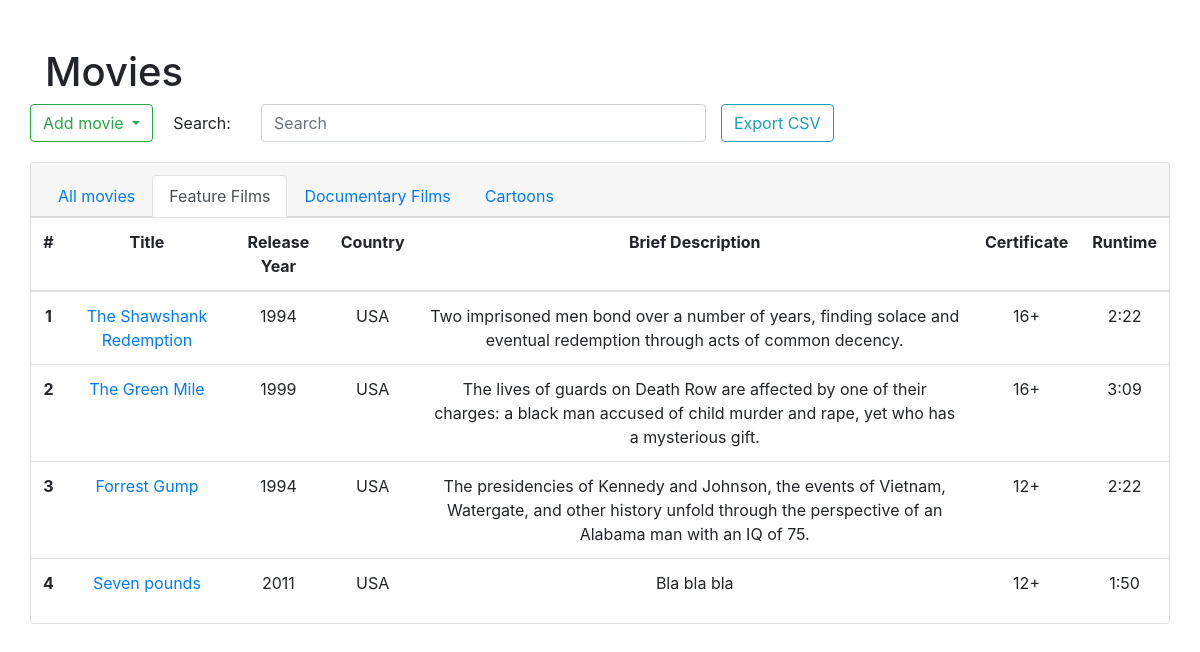
The app's page /index_feature with its own data.
### tables this page shows
CREATE TABLE feature_films(
    id TEXT PRIMARY KEY,
    title TEXT NOT NULL,
    release_year INTEGER NOT NULL CHECK ( release_year > 1894 AND release_year < 2025 ),
    country TEXT NOT NULL,
    director TEXT NOT NULL,
    main_roles TEXT NOT NULL,
    genres TEXT NOT NULL,
    box_office INTEGER NOT NULL,
    brief_description TEXT NOT NULL,
    certificate TEXT NOT NULL,
    runtime TEXT NOT NULL,
    tags TEXT NOT NULL
);

### app/main.py (the view)
    @app.route("/index_feature", methods=['GET'])
    def index_feature():
        feature_films = db_feature.get_feature_films(db_feature.open_db(db_url))
        return render_template('index_feature.html', feature_films=feature_films)

### app/db_feature.py (called while the page is built)
def open_db(url):
    db = sqlite3.connect(url)
    db.row_factory = sqlite3.Row
    return db

def get_feature_films(db):
    with db:
        cursor = db.cursor()
        cursor.execute('''SELECT id, title, release_year, country, director, main_roles, genres, box_office,
        brief_description, certificate, runtime, tags FROM feature_films''')
        items = []
        for row in cursor:
            items.append(
                Feature(
                    row['id'],
                    row['title'],
                    row['release_year'],
                    row['country'],
                    row['director'],
                    row['main_roles'],
                    row['genres'],
                    row['box_office'],
                    row['brief_description'],
                    row['certificate'],
                    row['runtime'],
                    row['tags']
                )
            )
        print(items)
        return items

### app/templates/index_feature.html (shortened to what this page needs)
<!doctype html>
<html lang="en">
<head>
    <link rel="stylesheet" href="https://stackpath.bootstrapcdn.com/bootstrap/4.3.1/css/bootstrap.min.css"
>
</head>
<body>
<div class="container">
    <div class="row">
        <div class="col pt-5">
            <h1>Movies</h1>
            <div class="row" style="margin-bottom: 10px">
                <div class="dropdown" style="margin-right: 5px">
                    <button class="btn btn-outline-success dropdown-toggle" type="button" id="dropdownMenuButton"
                            data-toggle="dropdown" aria-haspopup="true" aria-expanded="false">Add movie
                    </button>
                </div>
                <div><label for="search" class="col-sm-6 col-form-label">Search:</label></div>
                <div class="col-sm-5">
                    <input name="search" type="text" class="form-control" id="search" placeholder="Search">
                </div>
                <div><a href="{{ url_for('export_csv') }}"><button style="margin-bottom: 10px" type="button" class="btn btn-outline-info"
            >Export CSV</button></a></div>
            </div>
            </div>
            <div class="card text-center">
                <div class="card-header">
                    <ul class="nav nav-tabs card-header-tabs">
                        <li class="nav-item">
                            <a class="nav-link" href="{{ url_for('index') }}">All movies</a>
                        </li>
                        <li class="nav-item">
                            <a class="nav-link active" href="#">Feature Films</a>
                        </li>
                        <li class="nav-item">
                            <a class="nav-link" href="{{ url_for('index_documentary') }}">Documentary Films</a>
                        </li>
                        <li class="nav-item">
                            <a class="nav-link" href="{{ url_for('index_cartoons') }}">Cartoons</a>
                        </li>
                    </ul>
              </div>
            <table class="table">
                <thread>
                    <tr>
                        <th scope="col">#</th>
                        <th scope="col">Title</th>
                        <th scope="col">Release Year</th>
                        <th scope="col">Country</th>
                        <th scope="col">Brief Description</th>
                        <th scope="col">Certificate</th>
                        <th scope="col">Runtime</th>
                    </tr>
                </thread>
                <tbody>
                {% for feature_film in feature_films %}
                    <tr>
                        <th scope="row">{{ loop.index }}</th>
                        <td><a href="{{ url_for('details_feature_by_id', id=feature_film.id) }}">{{ feature_film.title }}</a></td>
                        <td>{{ feature_film.release_year }}</td>
                        <td>{{ feature_film.country }}</td>
                        <td>{{ feature_film.brief_description }}</td>
                        <td>{{ feature_film.certificate }}</td>
                        <td>{{ feature_film.runtime }}</td>
                    </tr>
                {% endfor %}
                </tbody>
            </table>
        </div>
    </div>
</div>
</body>
</html>

### records on screen
feature_films: title "The Shawshank Redemption", release_year "1994", country "USA", brief_description "Two imprisoned men bond over a number of years, finding solace and eventual redemption through acts of common decency.", certificate "16+", runtime "2:22"
feature_films: title "The Green Mile", release_year "1999", country "USA", brief_description "The lives of guards on Death Row are affected by one of their charges: a black man accused of child murder and rape, yet who has a mysterious gift.", certificate "16+", runtime "3:09"
feature_films: title "Forrest Gump", release_year "1994", country "USA", brief_description "The presidencies of Kennedy and Johnson, the events of Vietnam, Watergate, and other history unfold through the perspective of an Alabama man with an IQ of 75.", certificate "12+", runtime "2:22"
feature_films: title "Seven pounds", release_year "2011", country "USA", brief_description "Bla bla bla", certificate "12+", runtime "1:50"
